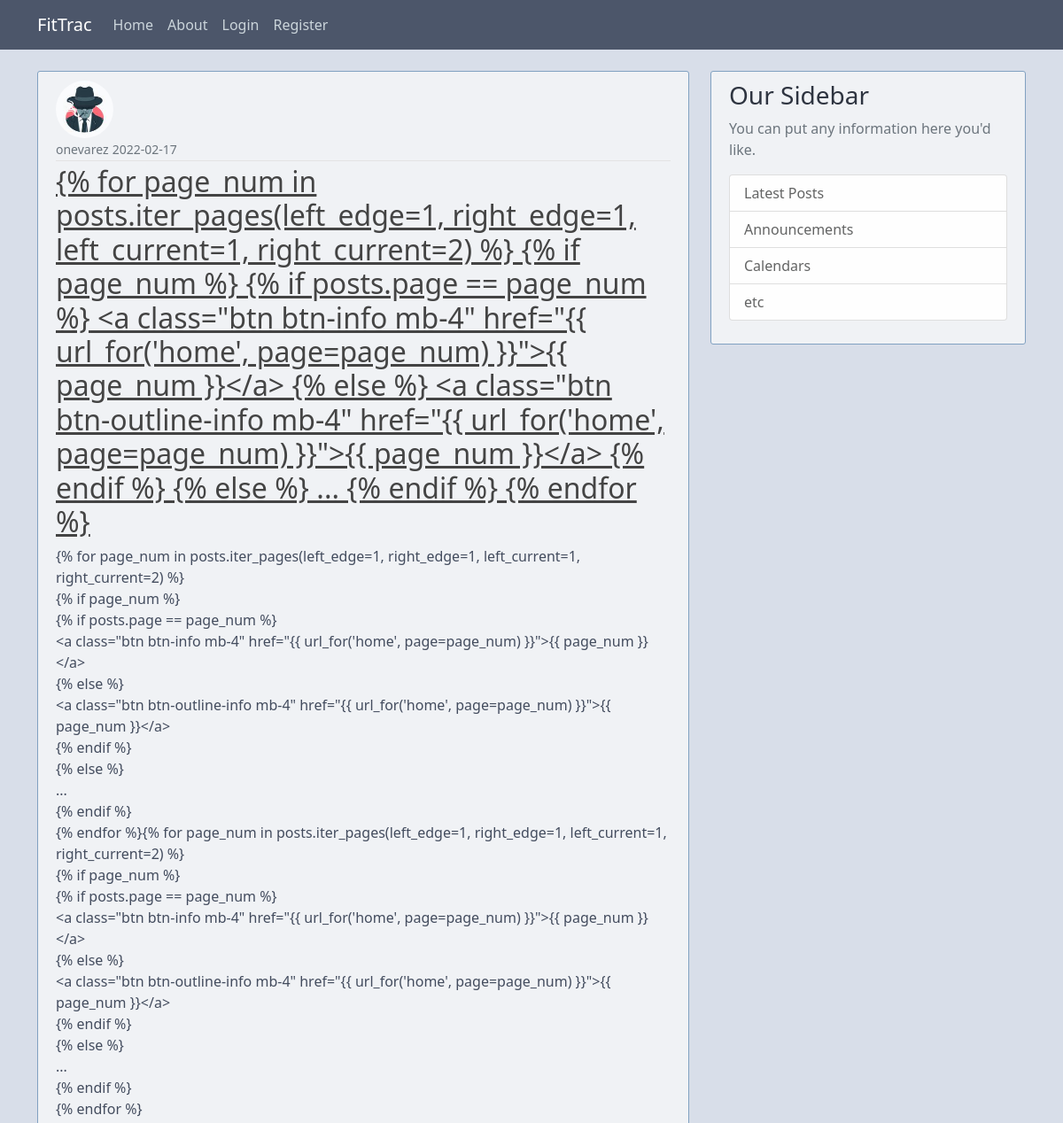
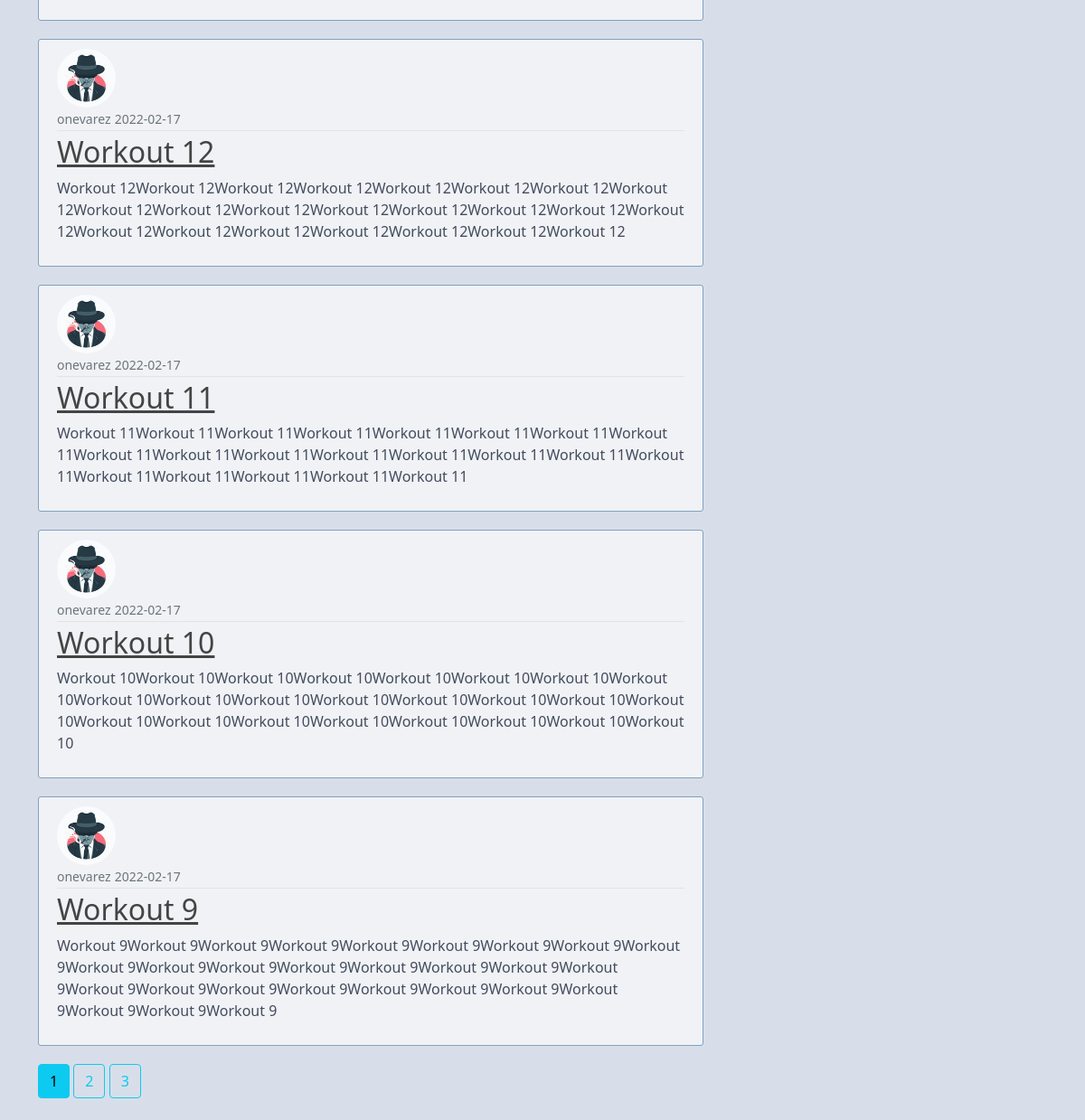
Page /home on the earlier database version (2 pictures, top to bottom).
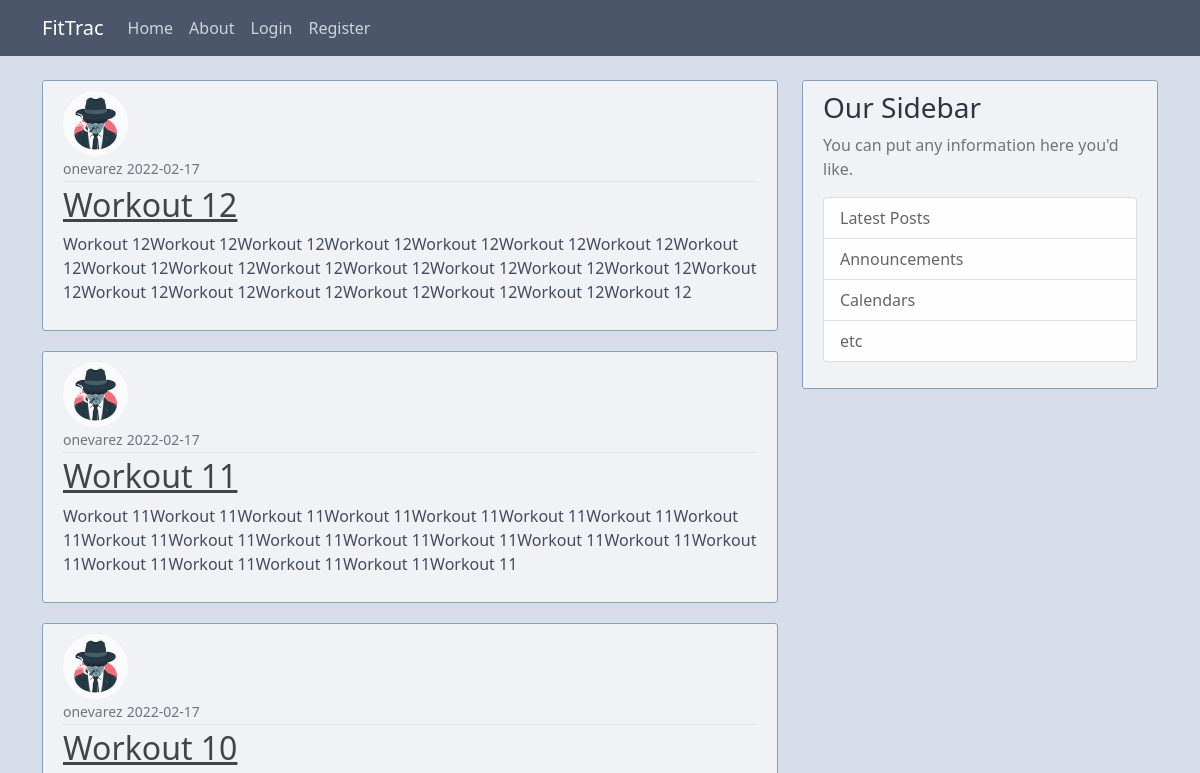
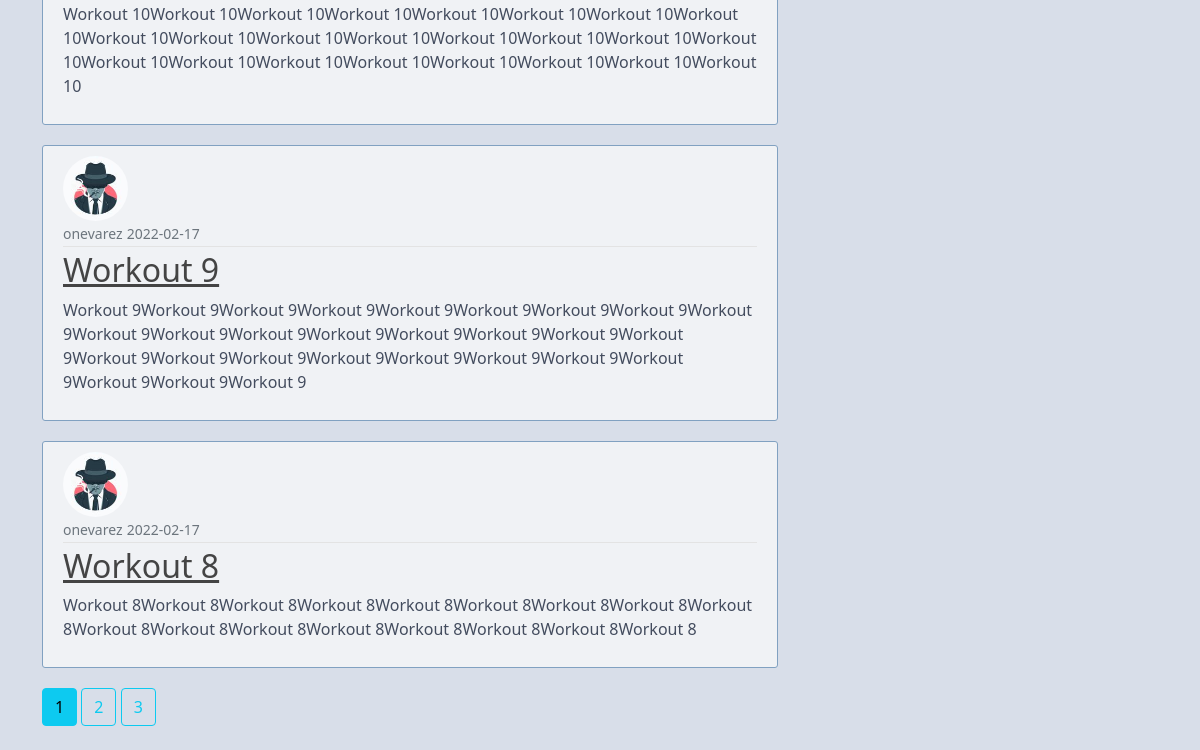
Same page on the later database version (2 pictures, top to bottom).
### application/models.py (models this page shows, shortened)
class Workout(db.Model):
    id = db.Column(db.Integer, primary_key=True)
    title = db.Column(db.String(60), nullable=False)
    workout_date = db.Column(db.DateTime, nullable=True, default=datetime.utcnow)
    content = db.Column(db.Text, nullable=False)
    user_id = db.Column(db.Integer, db.ForeignKey('user.id'), nullable=False)

class User(db.Model, UserMixin):
    id = db.Column(db.Integer, primary_key=True)
    username = db.Column(db.String(20), unique=True, nullable=False)
    email = db.Column(db.String(120), unique=True, nullable=False)
    image_file = db.Column(db.String(20), nullable=False, default='default.jpg')
    password = db.Column(db.String(60), nullable=False)
    workouts = db.relationship('Workout', backref='member', lazy=True)

### application/main/routes.py (the view)
@main.route("/")
@main.route("/home")
def home():
    page = request.args.get('page', 1, type=int)
    posts = Workout.query.order_by(Workout.workout_date.desc()).paginate(page=page, per_page=5)
    return render_template('home.html', posts=posts)

### application/templates/home.html
{% extends "base.html" %}
{% block content %}
    {% for post in posts.items %}
        <article class="media content-section">
            <img class="rounded-circle article-img" src="{{ url_for('static', filename='profile_pics/' + post.member.image_file) }}">
            <div class="media-body">
            <div class="article-metadata">
                <small class="text-muted">{{ post.member.username }}</small>
                <small class="text-muted">{{ post.workout_date.strftime('%Y-%m-%d') }}</small>
            </div>
            <h2><a class="article-title" href="{{ url_for('workouts.post', post_id=post.id) }}">{{ post.title }}</a></h2>
            <p class="article-content">{{ post.content }}</p>
            </div>
        </article>
    {% endfor %}
    {% for page_num in posts.iter_pages(left_edge=1, right_edge=1, left_current=1, right_current=2) %}
      {% if page_num %}
        {% if posts.page == page_num %}
          <a class="btn btn-info mb-4" href="{{ url_for('main.home', page=page_num) }}">{{ page_num }}</a>
        {% else %}
          <a class="btn btn-outline-info mb-4" href="{{ url_for('main.home', page=page_num) }}">{{ page_num }}</a>
        {% endif %}
      {% else %}
        ...
      {% endif %}
    {% endfor %}
{% endblock content%}

### application/templates/base.html (shortened to what this page needs)
<!DOCTYPE html>
<html>
<head>
    <link href="https://cdn.jsdelivr.net/npm/bootstrap@5.1.3/dist/css/bootstrap.min.css" rel="stylesheet">
    <link rel="stylesheet" type="text/css" href="{{ url_for('static', filename='main.css')}}">
</head>
<body>
    <header class="site-header">
        <nav class="navbar navbar-expand-md navbar-dark bg-steel fixed-top">
          <div class="container">
            <a class="navbar-brand mr-4" href="/">FitTrac</a>
            <div class="collapse navbar-collapse" id="navbarToggle">
            <div class="navbar-nav mr-auto">
              <a class="nav-item nav-link" href="{{ url_for('main.home') }}">Home</a>
              <a class="nav-item nav-link" href="{{ url_for('main.about') }}">About</a>
            </div>
            <div class="navbar-nav">
              {% if current_user.is_authenticated %}
                <a class="nav-item nav-link" href="{{ url_for('workouts.new_post') }}">New Post</a>
                <a class="nav-item nav-link" href="{{ url_for('users.account') }}">Account</a>
                <a class="nav-item nav-link" href="{{ url_for('users.logout') }}">Logout</a>
              {% else %}
                <a class="nav-item nav-link" href="{{ url_for('users.login') }}">Login</a>
                <a class="nav-item nav-link" href="{{ url_for('users.register') }}">Register</a>
              {% endif %}
              </div>
            </div>
          </div>
        </nav>
    </header>
    <main role="main" class="container">
        <div class="row">
          <div class="col-md-8">
            {% block content %}{% endblock %}
          </div>
          <div class="col-md-4">
            <div class="content-section">
              <h3>Our Sidebar</h3>
              <p class='text-muted'>You can put any information here you'd like.
                <ul class="list-group">
                  <li class="list-group-item list-group-item-light">Latest Posts</li>
                  <li class="list-group-item list-group-item-light">Announcements</li>
                  <li class="list-group-item list-group-item-light">Calendars</li>
                  <li class="list-group-item list-group-item-light">etc</li>
                </ul>
              </p>
            </div>
          </div>
        </div>
    </main>
</body>
</html>

### application/static/main.css (style rules this page uses)
body { background: #D8DEE9; color: #434C5E; margin-top: 5rem; }
h1, h2, h3, h4, h5, h6 { color: #2E3440; }
.bg-steel { background-color: #4C566A; }
.site-header .navbar-nav .nav-link { color: #cbd5db; }
.content-section { background: #f0f2f5; padding: 10px 20px; border: 1px solid #81A1C1; border-radius: 3px; margin-bottom: 20px; }
.article-title { color: #444444; }
.article-content { white-space: pre-line; }
.article-img { height: 65px; width: 65px; margin-right: 16px; }
.article-metadata { padding-bottom: 1px; margin-bottom: 4px; border-bottom: 1px solid #e3e3e3 }

Differences in the rows shown:
removed Workout: image_file (picture), member.username "onevarez", workout_date "2022-02-17", title "{% for page_num in posts.iter_pages(left_edge=1, right_edge=1, left_current=1, right_current=2) %} {% if page_num %} {% if posts.page == page_num %} <a class=\"btn btn-info mb-4\" href=\"{{ url_for('home', page=page_num) }}\">{{ page_num }}</a> {% else %} <a class=\"btn btn-outline-info mb-4\" href=\"{{ url_for('home', page=page_num) }}\">{{ page_num }}</a> {% endif %} {% else %} ... {% endif %} {% endfor %}", content "{% for page_num in posts.iter_pages(left_edge=1, right_edge=1, left_current=1, right_current=2) %} {% if page_num %} {% if posts.page == page_num %} <a class=\"btn btn-info mb-4\" href=\"{{ url_for('home', page=page_num) }}\">{{ page_num }}</a> {% else %} <a class=\"btn btn-outline-info mb-4\" href=\"{{ url_for('home', page=page_num) }}\">{{ page_num }}</a> {% endif %} {% else %} ... {% endif %} {% endfor %}{% for page_num in posts.iter_pages(left_edge=1, right_edge=1, left_current=1, right_current=2) %} {% if page_num %} {% if posts.page == page_num %} <a class=\"btn btn-info mb-4\" href=\"{{ url_for('home', page=page_num) }}\">{{ page_num }}</a> {% else %} <a class=\"btn btn-outline-info mb-4\"…"
now on this page (row unchanged): Workout: image_file (picture), member.username "onevarez", workout_date "2022-02-17", title "Workout 8", content "Workout 8Workout 8Workout 8Workout 8Workout 8Workout 8Workout 8Workout 8Workout 8Workout 8Workout 8Workout 8Workout 8Workout 8Workout 8Workout 8Workout 8"
